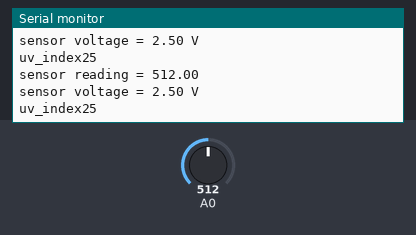
Recording of a sketch running on a simulated Arduino Uno, built with avr-gcc and run on an emulated ATmega328P. Parts: the last lines printed to the serial monitor. Inputs (shaded band) come from the test bench; at power-on: A0 = 512.

Above: at 1.8 s.
1.9 s: A0 set to 716
At 2.8 s:
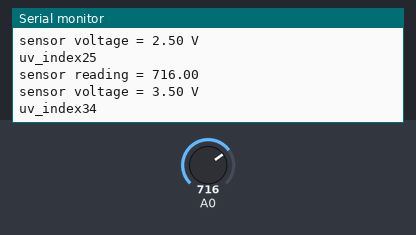
3.4 s: A0 set to 900
At 4.8 s:
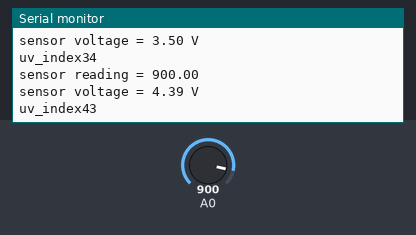
Timing chart, 0 to 6.4 s (numbered marks = the images above; inputs shaded):
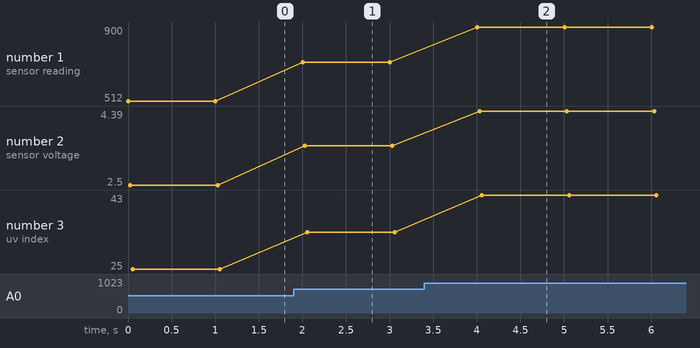

Measured:
- after the input at 1.9 s, the serial monitor: prints a new line after 0.10 s (image 1)
- after the input at 3.4 s, the serial monitor: prints a new line after 0.61 s (image 2)
- plotted number 1: 512 → 716 after the input at 1.9 s, 716 → 900 after the input at 3.4 s
- plotted number 2: 2.5 → 3.5 after the input at 1.9 s, 3.5 → 4.39 after the input at 3.4 s
- plotted number 3: 25 → 34 after the input at 1.9 s, 34 → 43 after the input at 3.4 s

The sketch:

capteur_UV_index.ino
```cpp
void setup()
{
  Serial.begin(9600);
}

void loop()
{
  float sensorVoltage;
  float sensorValue;

  sensorValue = analogRead(A0);
  sensorVoltage = sensorValue/1024*5;
     //float voltage = sensorValue / 1024.0;
  int uv_index = sensorVoltage / 0.1;

  Serial.print("sensor reading = ");
  Serial.print(sensorValue);
  Serial.println("");
  Serial.print("sensor voltage = ");
  Serial.print(sensorVoltage);
  Serial.println(" V");
   Serial.print("uv_index");
  Serial.println( uv_index);
  delay(1000);
}
```
